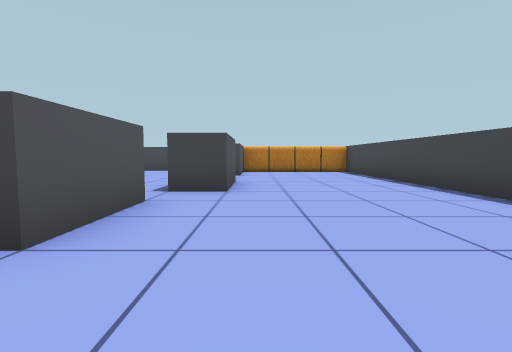
[1] (above)

16 first-person views from a walk through a 3-D level made in the Unity game engine. The camera is 1.2 m above the floor, tilts 4° down and sees 85° across. The floor is counted in squares, 2 m on a side. Each view is taken from the middle of a square. On the plan, view 1 faces up. The plan holds only what a view shows up to about 9 squares ahead; the rest is blank. The place goes on beyond the plan.

[2]
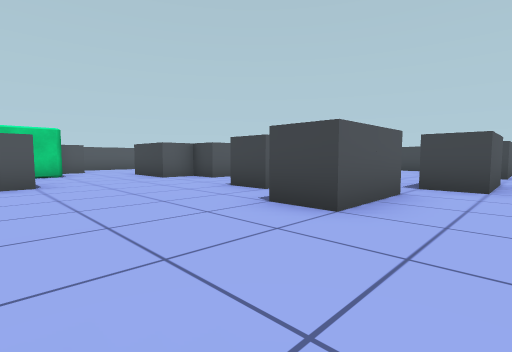

[3]
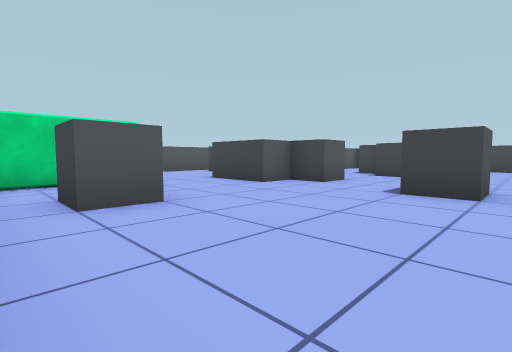

[4]
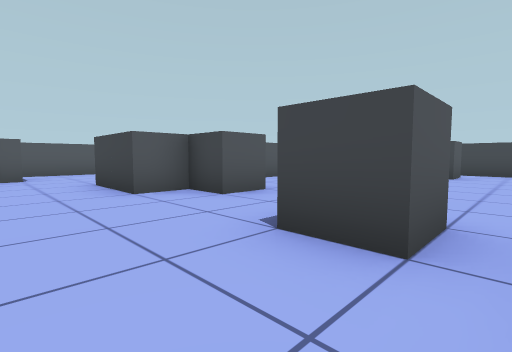

[5]
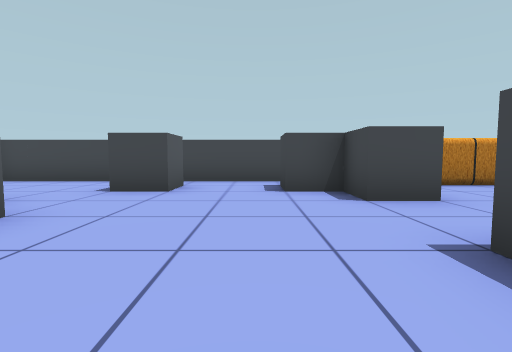

[6]
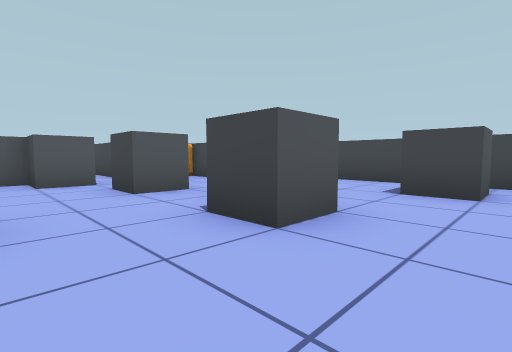

[7]
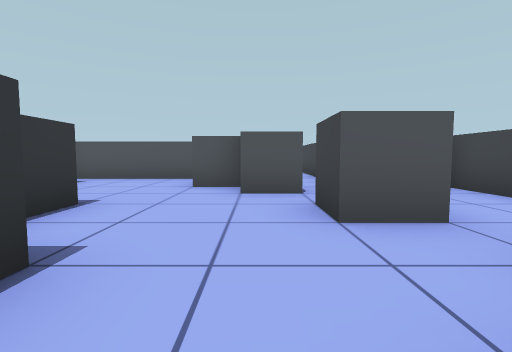

[8]
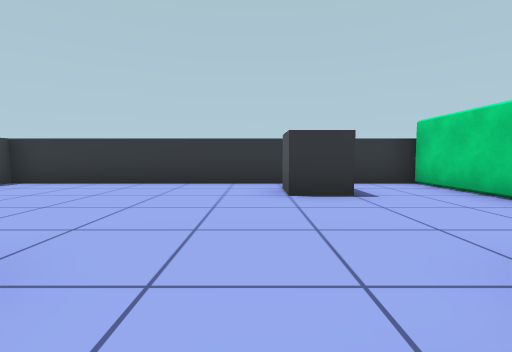

[9]
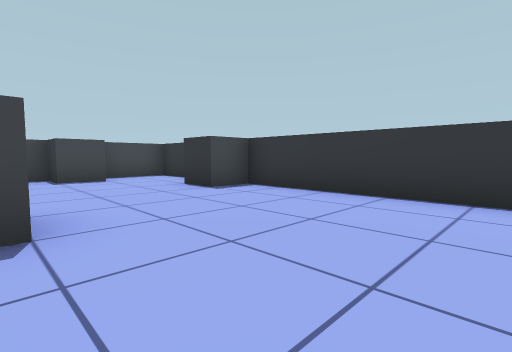

[10]
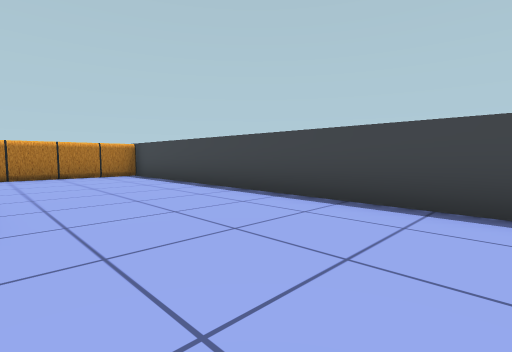

[11]
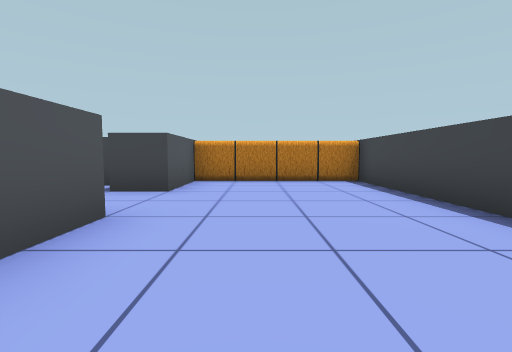

[12]
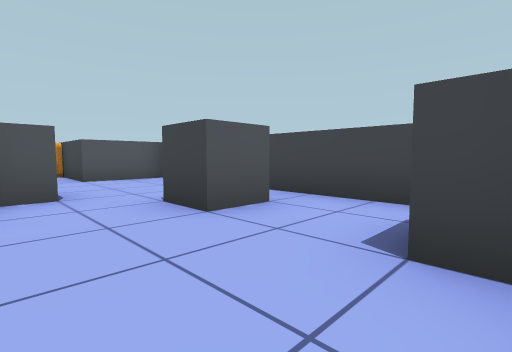

[13]
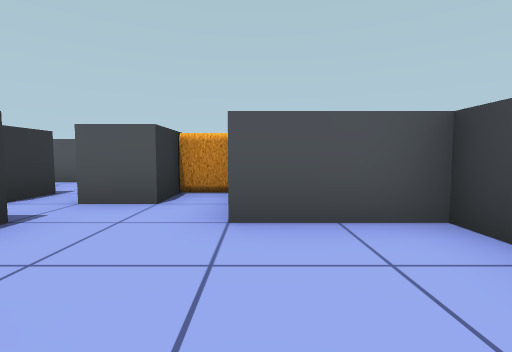

[14]
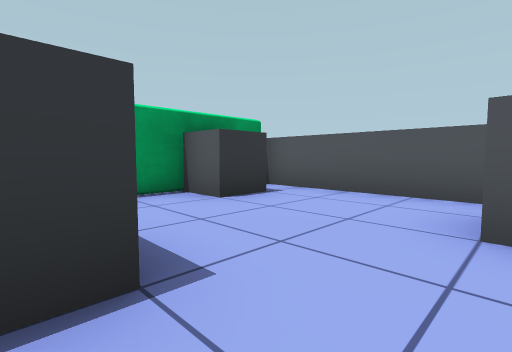

[15]
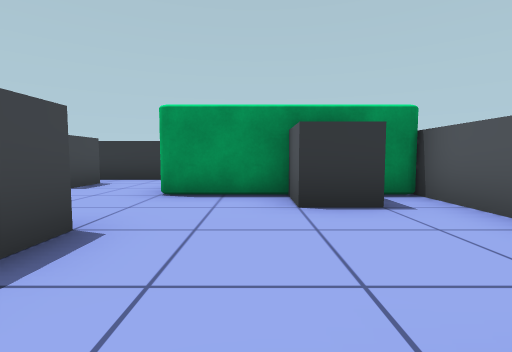

[16]
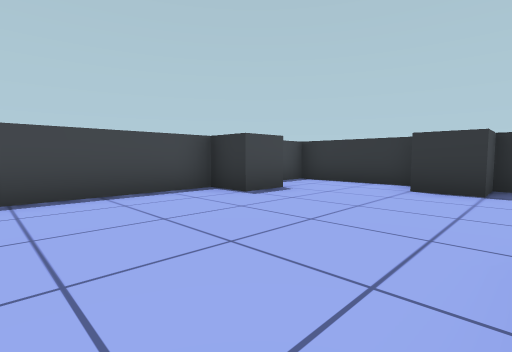

### Floor plan
Ten units are one square. View 1 is at (0, 0); x grows to the right and y downward. Boxes are objects, and circles mark ways between rooms. Rooms are numbered by the first view taken in them; rooms with no view inside come last. Other rooms are left out.
<svg viewBox="-140 -123 180 153">
<path fill="none" stroke="#000" d="M-35 -39 -35 -28 -45 -28M-15 -39 -15 -18 -25 -18M-65 -48 -65 -38 -75 -38 -75 -28 -95 -28 -95 -35M-55 -79 -55 -68 -65 -68M-5 -68 -5 -48 -15 -48M-65 2 -65 12 -75 12 -75 2 -65 2M-65 -89 -65 -81M-85 -79 -85 -68M-45 -109 -45 -98 -55 -98M-5 -108 -5 -87 -15 -87 -15 -98 -25 -98 -25 -106M25 4 25 -7 35 -7 35 -108M8 23 35 23 35 5M-24 -118 -95 -118 -95 -98 -105 -98M-95 23 -5 23 -5 13 5 13M-126 -18 -115 -18 -115 -8M-135 -59 -135 -6M-115 -68 -105 -68 -105 -58 -115 -58 -115 -48M-85 -68 -95 -68M-96 -38 -86 -38M-115 -88 -105 -88 -105 -78M-105 -98 -115 -98"/>
<rect x="-135" y="-5" width="10" height="10" fill="#bbb"><title>other object</title></rect>
<rect x="-115" y="-5" width="20" height="30" fill="#bbb"><title>other object</title></rect>
<rect x="-5" y="-115" width="10" height="10" fill="#bbb"><title>other object</title></rect>
<rect x="5" y="-115" width="10" height="10" fill="#bbb"><title>other object</title></rect>
<rect x="15" y="-115" width="10" height="10" fill="#bbb"><title>other object</title></rect>
<rect x="25" y="-115" width="10" height="10" fill="#bbb"><title>other object</title></rect>
<rect x="-125" y="-95" width="10" height="10" fill="#bbb"><title>other object</title></rect>
<circle cx="-95" cy="-58" r="3" fill="#2a7"/>
<text x="-40" y="-40">1</text>
<text x="-100" y="-60">2</text>
</svg>
Room 1 opens to room 2.

Where each view was taken, in squares from view 1:
view 1: 0 up, 0 right, facing up
view 2: 1 down, 0 right, facing up-left
view 3: 2 down, 3 left, facing up-left
view 4: 1 up, 3 left, facing up-left
view 5: 5 up, 3 left, facing up
view 6: 5 up, 4 left, facing up-left
view 7: 6 up, 6 left, facing left
view 8: 4 up, 6 left, facing down
view 9: 2 up, 5 left, facing down-right
view 10: 2 up, 0 right, facing up-right
view 11: 4 up, 1 right, facing up
view 12: 8 up, 2 left, facing up-left
view 13: 10 up, 7 left, facing left
view 14: 5 up, 9 left, facing down-left
view 15: 5 up, 11 left, facing down
view 16: 4 up, 1 left, facing down-right
